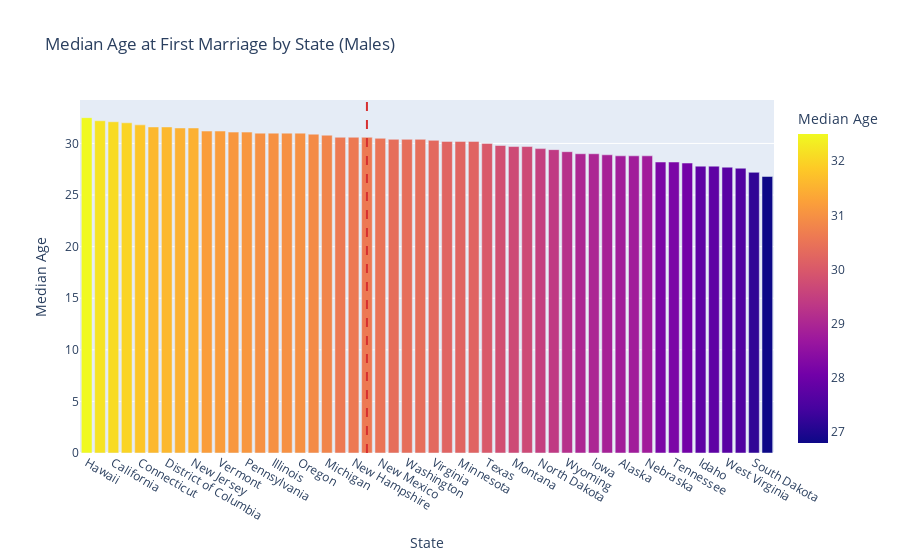

The code cell stored with this chart in its notebook:
### Markdown cell above
## Male

### Code cell
# 创建条形图显示各州的中位数年龄
fig = px.bar(df_m, x='State', y='M_MedianAge', 
             title='Median Age at First Marriage by State (Males)',
             color='M_MedianAge',
             labels={'M_MedianAge':'Median Age'})

# 为USA添加竖虚线
fig.add_vline(
    x=df_m[df_m['State'] == 'USA'].index[0],
    line_width=2,
    line_dash="dash",
    line_color="#d63031"
)

fig.show()

### Figure 1 — Plotly figure (JSON) as saved in the notebook; plotly's stock layout.template omitted (floating-point values rounded to 4 significant figures)
{"data": [{"hovertemplate": "State=%{x}<br>Median Age=%{marker.color}<extra></extra>", "legendgroup": "", "marker": {"color": [32.5, 32.2, 32.1, 32.0, 31.8, 31.6, 31.6, 31.5, 31.5, 31.2, 31.2, 31.1, 31.1, 31.0, 31.0, 31.0, 31.0, 30.9, 30.8, 30.6, 30.6, 30.6, 30.5, 30.4, 30.4, 30.4, 30.3, 30.2, 30.2, 30.2, 30.0, 29.8, 29.7, 29.7, 29.5, 29.4, 29.2, 29.0, 29.0, 28.9, 28.8, 28.8, 28.8, 28.2, 28.2, 28.1, 27.8, 27.8, 27.7, 27.6, 27.2, 26.8], "coloraxis": "coloraxis", "pattern": {"shape": ""}}, "name": "", "orientation": "v", "showlegend": false, "textposition": "auto", "type": "bar", "x": ["Hawaii", "New York", "California", "Massachusetts", "Connecticut", "Rhode Island", "District of Columbia", "Maryland", "New Jersey", "Delaware", "Vermont", "Arizona", "Pennsylvania", "Florida", "Illinois", "Nevada", "Oregon", "Colorado", "Michigan", "Georgia", "New Hampshire", "USA", "New Mexico", "Louisiana", "Washington", "Wisconsin", "Virginia", "Maine", "Minnesota", "Ohio", "Texas", "North Carolina", "Montana", "South Carolina", "North Dakota", "Indiana", "Wyoming", "Alabama", "lowa", "Kansas", "Alaska", "Missouri", "Nebraska", "Oklahoma", "Tennessee", "Arkansas", "Idaho", "Kentucky", "West Virginia", "Mississippi", "South Dakota", "Utah"], "xaxis": "x", "y": [32.5, 32.2, 32.1, 32.0, 31.8, 31.6, 31.6, 31.5, 31.5, 31.2, 31.2, 31.1, 31.1, 31.0, 31.0, 31.0, 31.0, 30.9, 30.8, 30.6, 30.6, 30.6, 30.5, 30.4, 30.4, 30.4, 30.3, 30.2, 30.2, 30.2, 30.0, 29.8, 29.7, 29.7, 29.5, 29.4, 29.2, 29.0, 29.0, 28.9, 28.8, 28.8, 28.8, 28.2, 28.2, 28.1, 27.8, 27.8, 27.7, 27.6, 27.2, 26.8], "yaxis": "y"}], "layout": {"barmode": "relative", "coloraxis": {"colorbar": {"title": {"text": "Median Age"}}, "colorscale": [[0, "#0d0887"], [0.1111, "#46039f"], [0.2222, "#7201a8"], [0.3333, "#9c179e"], [0.4444, "#bd3786"], [0.5556, "#d8576b"], [0.6667, "#ed7953"], [0.7778, "#fb9f3a"], [0.8889, "#fdca26"], [1, "#f0f921"]]}, "legend": {"tracegroupgap": 0}, "shapes": [{"line": {"color": "#d63031", "dash": "dash", "width": 2}, "type": "line", "x0": 21, "x1": 21, "xref": "x", "y0": 0, "y1": 1, "yref": "y domain"}], "title": {"text": "Median Age at First Marriage by State (Males)"}, "xaxis": {"anchor": "y", "domain": [0, 1], "title": {"text": "State"}}, "yaxis": {"anchor": "x", "domain": [0, 1], "title": {"text": "Median Age"}}}}
